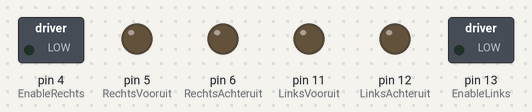
Bench run of a sketch on a simulated Arduino Uno, built with avr-gcc and run on an emulated ATmega328P. Parts: switched loads named in the sketch (green lamp = pin HIGH), output pins drawn as LEDs (lit = HIGH).

Above: at 2.5 s.
At 11.5 s:
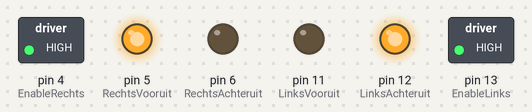
At 16.5 s:
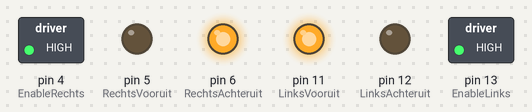
At 21.5 s:
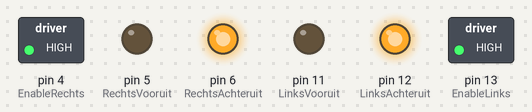
At 41.5 s:
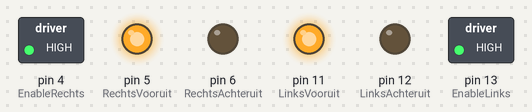
Timing chart, 0 to 45.5 s (numbered marks = the images above):
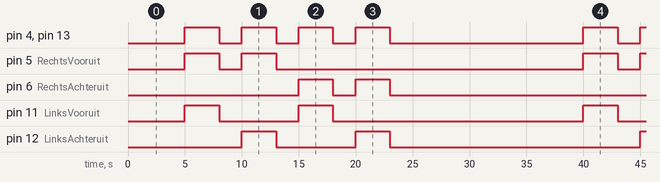

The sketch:

Code_SmartSystems.ino
```cpp
//Libraries Aanspreken
#include <VirtualWire.h>

//INTS aanmaken
int LinksVooruit =11;
int LinksAchteruit = 12;
int RechtsVooruit = 5;
int RechtsAchteruit = 6;
int EnableRechts = 4;
int EnableLinks = 13;
int Work = false;
bool FirstDelay = true;

void setup() {
  // put your setup code here, to run once:
  //Zet alle pins als Output
  pinMode(LinksVooruit, OUTPUT);
  pinMode(LinksAchteruit, OUTPUT);
  pinMode(RechtsVooruit, OUTPUT);
  pinMode(RechtsAchteruit, OUTPUT);
  pinMode(EnableLinks, OUTPUT);
  pinMode(EnableRechts, OUTPUT);
  //zorg ervoor dat seriële communicatie enabled is voor de input.
  Serial.begin(9600);
}

void loop() {
  // put your main code here, to run repeatedly:
   //FIRST TEST
   if(FirstDelay = true){
    Stop(5000);
    FirstDelay = false;
   }
  Vooruit(3000);
  DraaiRechts(3000);
  DraaiLinks(3000);
  Achteruit(3000);
  Stop(10000);
}

void Drive(int LeftWheel, int RightWheel)
{
 switch(LeftWheel)
 {
  //links wiel vooruit
  case 1:
    digitalWrite(EnableLinks, HIGH);
    digitalWrite(LinksVooruit, HIGH);
    digitalWrite(LinksAchteruit, LOW);
    break;
    //links wiel remt
  case 0:
    digitalWrite(EnableLinks, LOW);
    digitalWrite(LinksVooruit, LOW);
    digitalWrite(LinksAchteruit, LOW);
   break;
   case -1:
    digitalWrite(EnableLinks, HIGH);
    digitalWrite(LinksVooruit, LOW);
    digitalWrite(LinksAchteruit, HIGH);
    break;
 }
 switch(RightWheel)
 {
    case 1:
    digitalWrite(EnableRechts, HIGH);
    digitalWrite(RechtsVooruit, HIGH);
    digitalWrite(RechtsAchteruit, LOW);
    break;
    //links wiel remt
  case 0:
    digitalWrite(EnableRechts, LOW);
    digitalWrite(RechtsVooruit, LOW);
    digitalWrite(RechtsAchteruit, LOW);
   break;
   case -1:
    digitalWrite(EnableRechts, HIGH);
    digitalWrite(RechtsVooruit, LOW);
    digitalWrite(RechtsAchteruit, HIGH);
    break;
 }
}

/*void CheckSchakelaar()
{
}*/

void Vooruit(int delayVal)
{
  Drive(1,1);
  delay(delayVal);
  Stop(2000);
}

void DraaiRechts(int delayVal)
{
  Drive(-1, 1);
  delay(delayVal);
  Stop(2000);
}

void DraaiLinks(int delayVal)
{
  Drive(1, -1);
  delay(delayVal);
  Stop(2000);
}

void Achteruit(int delayVal)
{
  Drive(-1,-1);
  delay(delayVal);
  Stop(2000);
}

void Stop(int delayVal)
{
  Drive(0,0);
  delay(delayVal);
}
```

Measured:
- by itself, pin 4 (EnableRechts), pin 13 (EnableLinks): repeats every 35.0 s: 3 × (LOW 2.0 s, HIGH 3.0 s), LOW 17.0 s, HIGH 3.0 s
- by itself, pin 5 (RechtsVooruit), pin 6 (RechtsAchteruit): repeats every 35.0 s: LOW 2.0 s, HIGH 3.0 s, LOW 27.0 s, HIGH 3.0 s
- by itself, pin 11 (LinksVooruit), pin 12 (LinksAchteruit): repeats every 35.0 s: LOW 7.0 s, HIGH 3.0 s, LOW 22.0 s, HIGH 3.0 s
